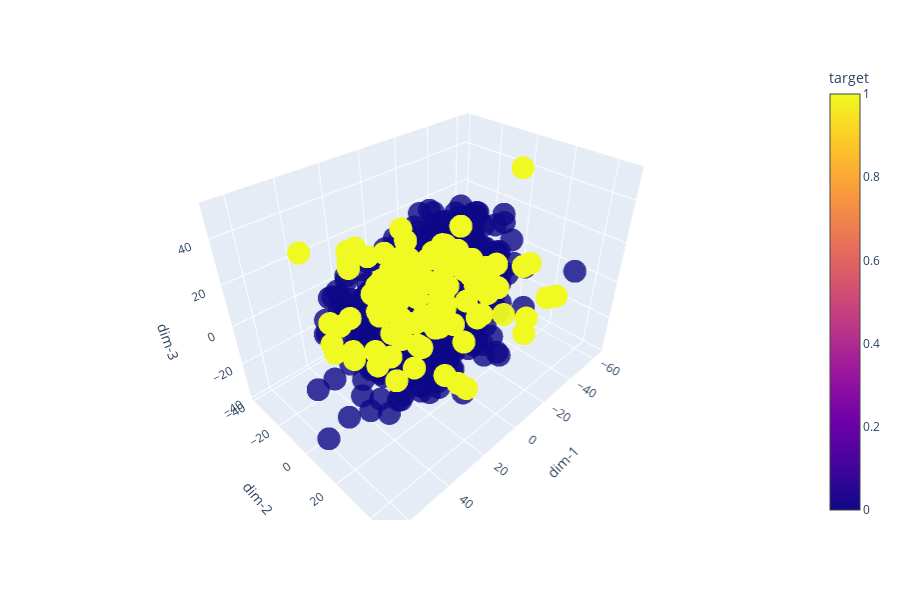

Notebook code cell kept with this figure:
### Code cell
pca = PCA(n_components = 3)
X = pca.fit_transform(X_imb_cc)

test = pd.DataFrame(columns=['dim-1', 'dim-2', 'dim-3'], data=X)
test['target'] = y_imb_cc.values
plot3DClusters(test)

### Figure 1 — Plotly figure (JSON) as saved in the notebook; plotly's stock layout.template omitted (floating-point values rounded to 4 significant figures; data arrays with more than 128 entries replaced by an {"elided": "..."} marker saying what was removed)
{"data": [{"hoverlabel": {"namelength": 0}, "hovertemplate": "dim-1=%{x}<br>dim-2=%{y}<br>dim-3=%{z}<br>target=%{marker.color}", "legendgroup": "", "marker": {"color": {"elided": "1792 int values"}, "coloraxis": "coloraxis", "opacity": 0.8, "symbol": "circle"}, "mode": "markers", "name": "", "scene": "scene", "showlegend": false, "type": "scatter3d", "x": {"elided": "1792 float values"}, "y": {"elided": "1792 float values"}, "z": {"elided": "1792 float values"}}], "layout": {"coloraxis": {"colorbar": {"title": {"text": "target"}}, "colorscale": [[0.0, "#0d0887"], [0.1111, "#46039f"], [0.2222, "#7201a8"], [0.3333, "#9c179e"], [0.4444, "#bd3786"], [0.5556, "#d8576b"], [0.6667, "#ed7953"], [0.7778, "#fb9f3a"], [0.8889, "#fdca26"], [1.0, "#f0f921"]]}, "height": 600, "legend": {"tracegroupgap": 0}, "margin": {"t": 60}, "scene": {"domain": {"x": [0.0, 0.98], "y": [0.0, 1.0]}, "xaxis": {"title": {"text": "dim-1"}}, "yaxis": {"title": {"text": "dim-2"}}, "zaxis": {"title": {"text": "dim-3"}}}}}
